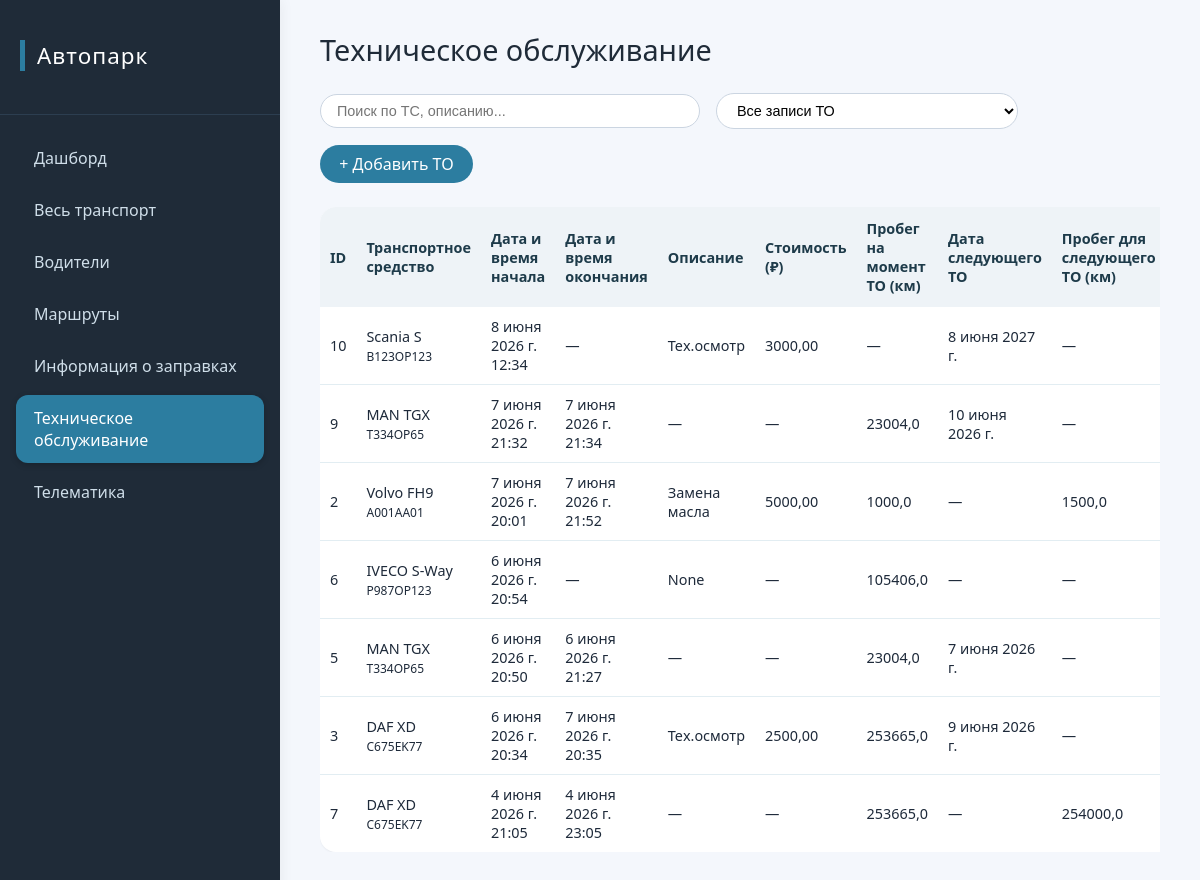
Page /maintenance/ on the earlier database version.
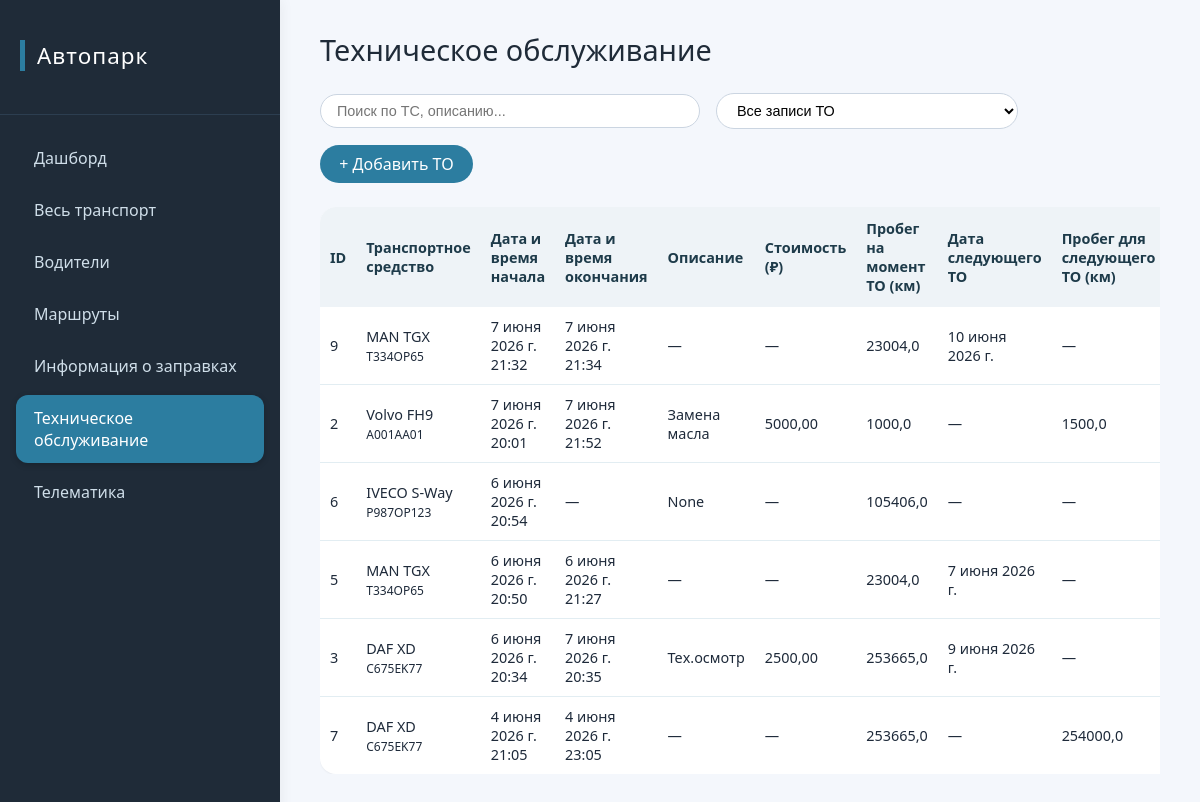
Same page on the later database version.
### autopark_platform/models.py (models this page shows, shortened)
class Maintenance(models.Model):
    vehicle = models.ForeignKey(
        Vehicle,
        on_delete=models.CASCADE,
        related_name='maintenances',
        verbose_name='Транспортное средство'
    )
    start_datetime = models.DateTimeField('Дата и время начала ТО')
    end_datetime = models.DateTimeField('Дата и время окончания ТО', blank=True, null=True)
    description = models.TextField('Описание ТО', blank=True, null=True)
    cost = models.DecimalField('Стоимость ТО', max_digits=12, decimal_places=2, blank=True, null=True,
                               validators=[MinValueValidator(0)])
    mileage_at_service = models.FloatField('Пробег ТС на момент ТО (км)', blank=True, null=True,
                                           validators=[MinValueValidator(0)])
    next_maintenance_date = models.DateField('Дата следующего ТО', blank=True, null=True)
    next_maintenance_mileage = models.FloatField('Пробег для следующего ТО (км)', blank=True, null=True,
                                                 validators=[MinValueValidator(0)])
    class Meta:
        verbose_name = 'Техническое обслуживание'
        verbose_name_plural = 'Техническое обслуживание'
        ordering = ['-start_datetime']

class Vehicle(models.Model):
    class Status(models.TextChoices):
        ON_ROUTE = 'on_route', 'В рейсе'
        ON_MAINTENANCE = 'on_maintenance', 'На ТО'
        FREE = 'free', 'Свободен'
    brand = models.CharField('Марка', max_length=100)
    model = models.CharField('Модель', max_length=100)
    license_plate = models.CharField('Госномер', max_length=20, unique=True)
    status = models.CharField('Статус активности', max_length=20, choices=Status.choices, default=Status.FREE)
    current_mileage = models.FloatField('Текущий пробег', validators=[MinValueValidator(0)])
    year_of_manufacture = models.PositiveSmallIntegerField('Год выпуска')
    vin = models.CharField('VIN-номер', max_length=17, blank=True, null=True, unique=True)
    fuel_level = models.FloatField('Уровень топлива в баке', blank=True, null=True, validators=[MinValueValidator(0)])
    latitude = models.FloatField('Широта', blank=True, null=True)
    longitude = models.FloatField('Долгота', blank=True, null=True)
    class Meta:
        verbose_name = 'Транспортное средство'
        verbose_name_plural = 'Транспортные средства'
        ordering = ['brand', 'model']

### autopark_platform/views.py (the view, shortened to what this page needs)
# urls.py: path('maintenance/', views.maintenance_list, name='maintenance_list'),
def maintenance_list(request):
    search_query = request.GET.get('search', '').strip()
    maintenance_filter = request.GET.get('maintenance_filter', 'all').strip()
    selected_vehicle_id = request.GET.get('vehicle_id', '').strip()
    maintenances = Maintenance.objects.select_related('vehicle').all()
    now = timezone.now().date()
    today = now
    next_week = today + timedelta(days=7)
    mileage_threshold = 1000
    if maintenance_filter == 'ongoing':
        maintenances = maintenances.filter(end_datetime__isnull=True)
    elif maintenance_filter == 'needed_now':
        maintenances = maintenances.filter(
            Q(next_maintenance_date__lte=today) |
            Q(next_maintenance_mileage__isnull=False, vehicle__current_mileage__isnull=False,
              next_maintenance_mileage__lte=F('vehicle__current_mileage'))
        )
    elif maintenance_filter == 'due_by_date':
        maintenances = maintenances.filter(
            next_maintenance_date__gte=today,
            next_maintenance_date__lte=next_week
        )
    elif maintenance_filter == 'by_vehicle' and selected_vehicle_id:
        maintenances = maintenances.filter(vehicle_id=selected_vehicle_id)
    maintenances = maintenances.order_by('-start_datetime')
    vehicles_for_filter = Vehicle.objects.all().order_by('brand', 'model')
    context = {
        'maintenances': maintenances,
        'vehicles_for_filter': vehicles_for_filter,
        'search_query': search_query,
        'maintenance_filter': maintenance_filter,
        'selected_vehicle_id': selected_vehicle_id if selected_vehicle_id else '',
    }
    return render(request, 'maintenance_list.html', context)

### autopark_platform/templates/maintenance_list.html (shortened to what this page needs)
<!DOCTYPE html>
<html lang="ru">
<head>
    {% load static %}
    <link rel="stylesheet" href="{% static 'css/main.css' %}">
</head>
<body>
    <div class="app-container">
        <aside class="sidebar">
            <div class="logo">
                <h2>Автопарк</h2>
            </div>
            <nav class="tabs-nav">
                <a href="{% url 'dashboard' %}" class="tab-btn">Дашборд</a>
                <a href="{% url 'vehicle_list' %}" class="tab-btn">Весь транспорт</a>
                <a href="{% url 'driver_list' %}" class="tab-btn">Водители</a>
                <a href="{% url 'route_list' %}" class="tab-btn">Маршруты</a>
                <a href="{% url 'refuel_list' %}" class="tab-btn">Информация о заправках</a>
                <a href="{% url 'maintenance_list' %}" class="tab-btn active">Техническое обслуживание</a>
                <a href="{% url 'telemetry' %}" class="tab-btn">Телематика</a>
            </nav>
        </aside>
        <main class="content">
            <div class="page-header">
                <h1>Техническое обслуживание</h1>
                <div class="action-bar">
                    <input type="text" id="searchInput" placeholder="Поиск по ТС, описанию..." class="search-input" value="{{ search_query|default:'' }}">
                    <select id="maintenanceFilter" class="status-filter">
                        <option value="all" {% if maintenance_filter == 'all' %}selected{% endif %}>Все записи ТО</option>
                    </select>
                    <a href="{% url 'maintenance_add' %}" class="btn-add">+ Добавить ТО</a>
                </div>
            </div>
            <div class="table-wrapper">
                <table class="data-table">
                    <thead>
                        <tr>
                            <th>ID</th>
                            <th>Транспортное средство</th>
                            <th>Дата и время начала</th>
                            <th>Дата и время окончания</th>
                            <th>Описание</th>
                            <th>Стоимость (₽)</th>
                            <th>Пробег на момент ТО (км)</th>
                            <th>Дата следующего ТО</th>
                            <th>Пробег для следующего ТО (км)</th>
                        </tr>
                    </thead>
                    <tbody>
                        {% for maintenance in maintenances %}
                        <tr>
                            <td>{{ maintenance.id }}</td>
                            <td>
                                {{ maintenance.vehicle.brand }} {{ maintenance.vehicle.model }}<br>
                                <small>{{ maintenance.vehicle.license_plate }}</small>
                            </td>
                            <td>{{ maintenance.start_datetime }}</td>
                            <td>{{ maintenance.end_datetime|default:"—" }}</td>
                            <td>{{ maintenance.description|truncatechars:50|default:"—" }}</td>
                            <td>{{ maintenance.cost|default:"—" }}</td>
                            <td>{{ maintenance.mileage_at_service|default:"—" }}</td>
                            <td>{{ maintenance.next_maintenance_date|default:"—" }}</td>
                            <td>{{ maintenance.next_maintenance_mileage|default:"—" }}</td>
                        </tr>
                        {% empty %}
                        <tr>
                            <td colspan="10" class="empty-row">Нет записей ТО, соответствующих критериям</td>
                        </tr>
                        {% endfor %}
                    </tbody>
                </table>
            </div>
        </main>
    </div>
</body>
</html>

Differences in the rows shown:
removed Maintenance: id "10", vehicle.brand "Scania", vehicle.model "S", vehicle.license_plate "B123OP123", start_datetime "8 июня 2026 г. 12:34", end_datetime "—", description "Тех.осмотр", cost "3000,00", mileage_at_service "—", next_maintenance_date "8 июня 2027 г.", next_maintenance_mileage "—"
